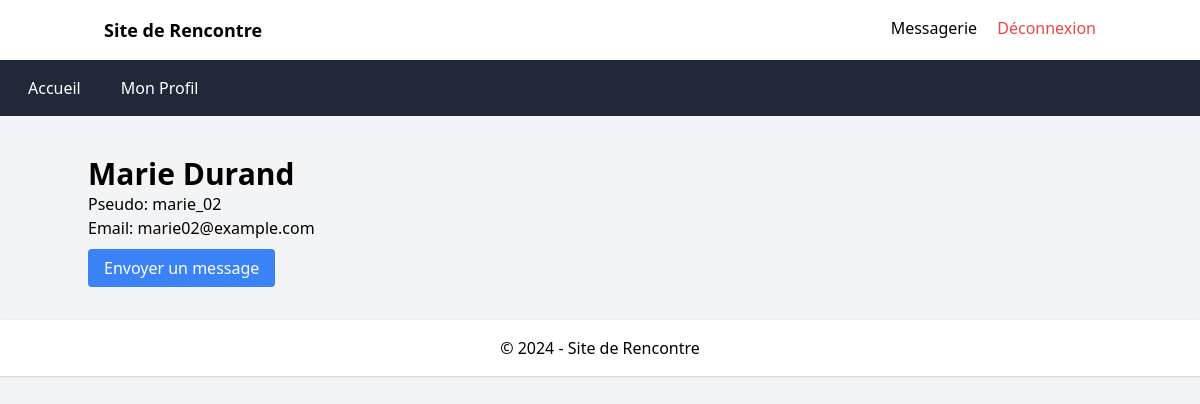
/profil.php?id=2 (signed in), run on the app's committed database.
### tables this page shows
CREATE TABLE utilisateurs (
    id INT AUTO_INCREMENT PRIMARY KEY,
    nom VARCHAR(50) NOT NULL,
    prenom VARCHAR(50) NOT NULL,
    pseudo VARCHAR(50) NOT NULL UNIQUE,
    email VARCHAR(100) NOT NULL UNIQUE,
    mot_de_passe VARCHAR(255) NOT NULL,
    age INT NOT NULL,
    genre ENUM('Homme', 'Femme', 'Autre') NOT NULL,
    preference ENUM('Homme', 'Femme', 'Autre', 'Tous') NOT NULL,
    bio TEXT,
    localisation VARCHAR(100),
    date_inscription TIMESTAMP DEFAULT CURRENT_TIMESTAMP
);

### profil.php (the view, shortened to what this page needs)
<?php
include 'includes/db.php';
$user_id = intval($_GET['id']);
$stmt = $pdo->prepare("SELECT nom, prenom, pseudo, email FROM utilisateurs WHERE id = ?");
$stmt->execute([$user_id]);
$user = $stmt->fetch();
?>
<?php include 'includes/header.php'; ?>
<div class="container mx-auto mt-10">
    <h1 class="text-3xl font-bold"><?= htmlspecialchars($user['prenom'] . ' ' . $user['nom']) ?></h1>
    <p>Pseudo: <?= htmlspecialchars($user['pseudo']) ?></p>
    <p>Email: <?= htmlspecialchars($user['email']) ?></p>
    <div class="mt-4">
        <a href="messagerie.php?destinataire_id=<?= $user_id ?>" class="bg-blue-500 text-white py-2 px-4 rounded hover:bg-blue-700">Envoyer un message</a>
    </div>
</div>
<?php include 'includes/footer.php'; ?>

### data on the page
utilisateurs: prenom+nom "Marie Durand", pseudo "marie_02", email "marie02@example.com"
